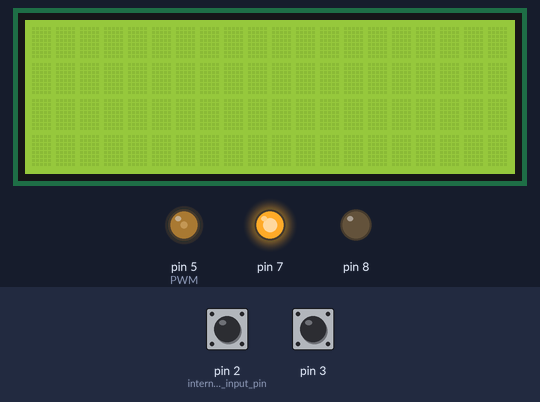
Recording of a sketch running on a simulated Arduino Uno, built with avr-gcc and run on an emulated ATmega328P. Shown: 20×4 character LCD, output pins drawn as LEDs (lit = HIGH). The inputs (shaded band) are chosen by the test bench; at power-on: pin 2 (internal_pullup_input_pin) HIGH, pin 3 HIGH. What the sketch prints to the serial monitor is not drawn.

Above: at 1.2 s.
1.3 s: pin 2 (internal_pullup_input_pin) pulled LOW for 0.15 s
At 2.1 s:
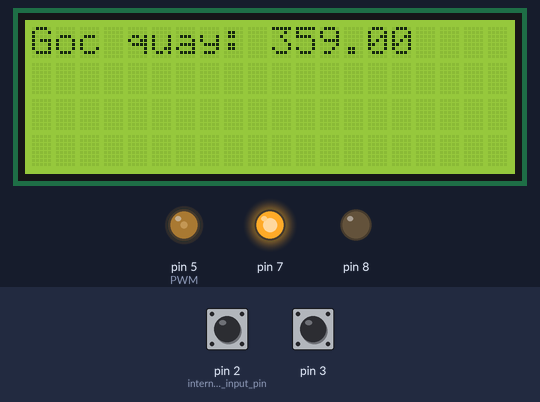
2.9 s: pin 3 pulled LOW for 0.15 s
At 4.4 s:
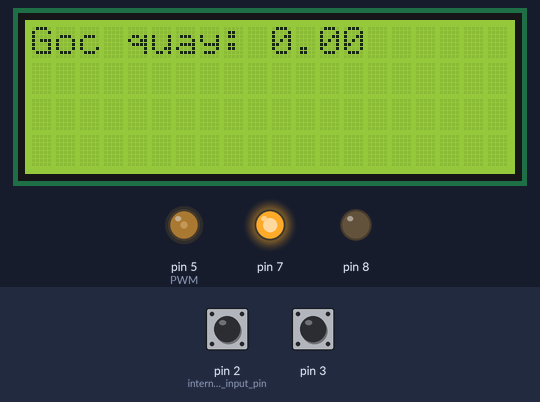
Timing chart, 0 to 5.9 s (numbered marks = the images above; inputs shaded):
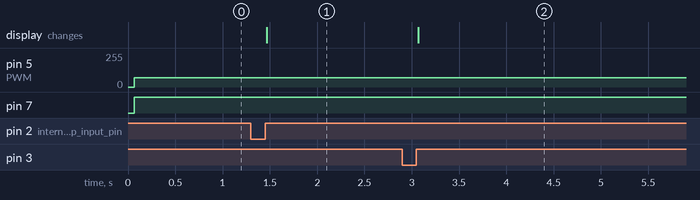

The sketch:

DHT22_LCD.ino
```cpp
#include <Wire.h>
#include <LiquidCrystal_I2C.h>
LiquidCrystal_I2C lcd(0x27, 20, 4);
// 0 -65535  673
// xanh 2 ,trang 3, do 5v, den gnd
volatile unsigned int temp, counter = 0; //This variable will increase or decrease depending on the rotation of encoder
byte degree[8] = {
  0B01110,
  0B01010,
  0B01110,
  0B00000,
  0B00000,
  0B00000,
  0B00000,
  0B00000
};
void setup() {
  pinMode(5, OUTPUT);//PWM
  pinMode(7, OUTPUT);
  pinMode(8, OUTPUT);
  Serial.begin(9600);
  pinMode(2, INPUT_PULLUP); // internal pullup input pin 2

  pinMode(3, INPUT_PULLUP); // internalเป็น pullup input pin 3
  //Setting up interrupt
  //A rising pulse from encodenren activated ai0(). AttachInterrupt 0 is DigitalPin nr 2 on moust Arduino.
  attachInterrupt(0, ai0, RISING);

  //B rising pulse from encodenren activated ai1(). AttachInterrupt 1 is DigitalPin nr 3 on moust Arduino.
  attachInterrupt(1, ai1, RISING);
  lcd.init();
  lcd.backlight();
  lcd.clear();
  // lcd.createChar(1, degree);
}
void loop() {
  digitalWrite(7, 1);
  digitalWrite(8, 0);
  analogWrite(5, 70);
  // Send the value of counter
  if ( counter != temp ) {
    //float goc = 1.0 * counter * 360 / 1200;
    long x;
    float goc;
    x = constrain(counter, 0, 1200);
    goc = map(x, 0, 1200, 0, 359);
    Serial.println (counter); Serial.println (goc);
    lcd.clear();
    lcd.print("Goc quay: ");
    lcd.setCursor(10, 0);
    lcd.print(goc);
    temp = counter;
  }
}
void ai0() {
  // ai0 is activated if DigitalPin nr 2 is going from LOW to HIGH
  // Check pin 3 to determine the direction
  if (digitalRead(3) == LOW) {
    counter++;
  } else {
    counter--;
  }
}
void ai1() {
  // ai0 is activated if DigitalPin nr 3 is going from LOW to HIGH
  // Check with pin 2 to determine the direction
  if (digitalRead(2) == LOW) {
    counter--;
  } else {
    counter++;
  }
}


//void loop()
//{
//  if (Serial.available()) {
//    lcd.cursor();
//    lcd.blink();
//
//    lcd.write(Serial.read());
//  }
//}
```

Measured:
- after the input at 1.3 s, the display: changes after 0.17 s (image 1)
- after the input at 2.9 s, the display: changes after 0.17 s (image 2)
